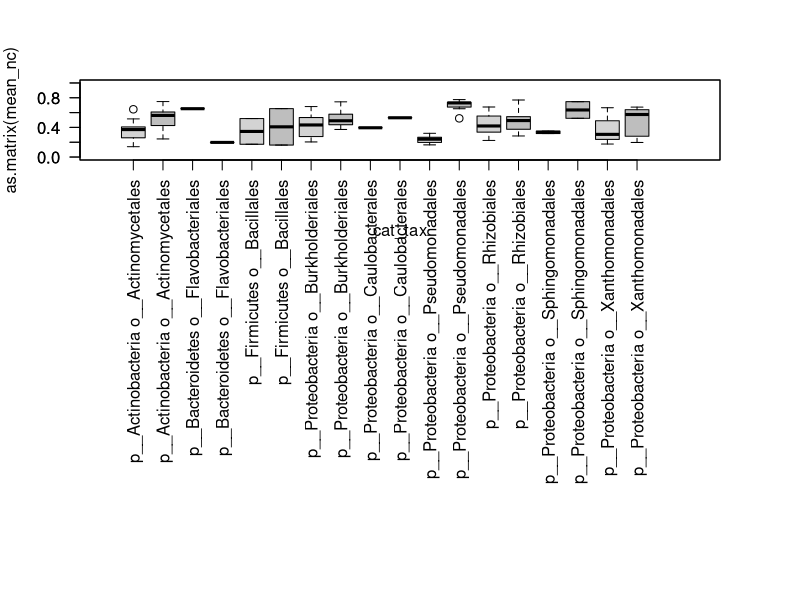

This chart was generated by the following R code: (Note: this script raises an error after producing the figure.)
# need fin_norm from boxplot script

fin_norm=read.table("norm_values.txt",header=T)
tax=read.table("taxonomy.txt",header=F,fill=T)
t_match=match(rownames(fin_norm[,]),tax[,1])

col_ro_con=grep("(1|2|3)R.6.(1|2|3|4)",colnames(fin_norm))
col_ro_shade=grep("(1|2|3)R.9.(1|2|3|4)",colnames(fin_norm))

mean_nc=rowMeans(fin_norm[,col_ro_con])
mean_sc=rowMeans(fin_norm[,col_ro_shade])

par(mar=c(22,4,4,4))

# 5=18,6=44

#cat_tax=paste(tax[t_match,4],tax[t_match,5],paste(tax[t_match,6]))
cat_tax=paste(tax[t_match,3],paste(tax[t_match,5]))

#cat_tax=cat_tax[keep_tax]
#mean_sc=mean_sc[keep_tax]
#mean_nc=mean_sc[keep_tax]


boxplot(as.matrix(mean_nc)~cat_tax,las=2,at=seq(1,18,2),xlim=c(0,20),ylim=c(0,1))
boxplot(as.matrix(mean_sc)~cat_tax,las=2,at=seq(2,18,2),col="grey",add=T)

tax_group=sort(unique(droplevels(tax[t_match,5])))

for(i in 1 : length(tax_group)){

	use_row=grep(tax_group[i],tax[t_match,5])	

	#if(i==4 | i==5){next}

	t_res_all=wilcox.test(as.numeric(mean_nc[use_row]),as.numeric(mean_sc[use_row]),na.action = "na.exclude")
	if(t_res_all$p.value <=0.05){	
		message(paste(tax_group[i],"_",t_res_all$p.value))
	}
	

}
